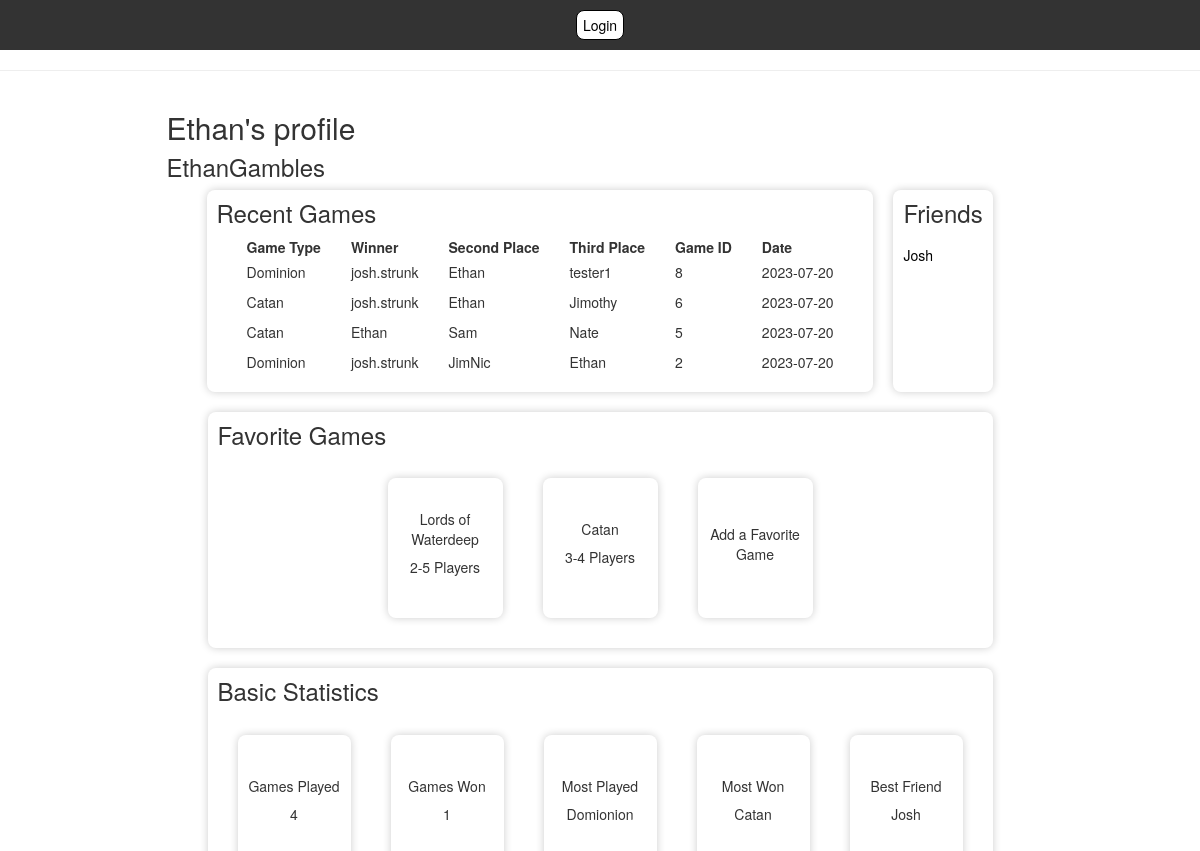
Screenshot of /profile?name=EthanGambles (signed in) with the database file from the repository.
### app.py (models this page shows)
class User(UserMixin, db.Model):
        id = db.Column(db.Integer, primary_key=True)
        fullname = db.Column(db.String(50), nullable=False)
        username = db.Column(db.String(15), nullable=False, unique=True)
        email = db.Column(db.String(50), nullable=False, unique=True)
        password = db.Column(db.String(80), nullable=False)
        favorites = db.relationship('SupportedGames', secondary=userFavorites, backref='favoritedby')
        friends = db.relationship('User', secondary=friends,
                                primaryjoin=(friends.c.user_id == id),
                                secondaryjoin=(friends.c.friend_id == id),
                                backref=db.backref('friend_of', lazy='dynamic'),
                                lazy='dynamic')

class DominionGame(db.Model):
    id = db.Column(db.Integer, primary_key=True)
    game_id = db.Column(db.Integer, nullable=False)
    winnerName = db.Column(db.String(50), nullable=False)
    winnerScore = db.Column(db.Integer, nullable=False)
    secondName = db.Column(db.String(50), nullable=False)
    secondScore = db.Column(db.Integer, nullable=False)
    thirdName = db.Column(db.String(50))
    thirdScore = db.Column(db.Integer)
    fourthName = db.Column(db.String(50))
    fourthScore = db.Column(db.Integer)
    date = db.Column(db.Date)

class CatanGame(db.Model):
    id = db.Column(db.Integer, primary_key=True)
    game_id = db.Column(db.Integer, nullable=False)
    winnerName = db.Column(db.String(50), nullable=False)
    winnerScore = db.Column(db.Integer, nullable=False)
    secondName = db.Column(db.String(50), nullable=False)
    secondScore = db.Column(db.Integer, nullable=False)
    thirdName = db.Column(db.String(50))
    thirdScore = db.Column(db.Integer)
    fourthName = db.Column(db.String(50))
    fourthScore = db.Column(db.Integer)
    date = db.Column(db.Date)

class SupportedGames(db.Model):
        id = db.Column(db.Integer, primary_key=True)
        gameName = db.Column(db.String(50))
        numPlayers = db.Column(db.String(50))

### app.py (the view, shortened to what this page needs)
@app.route('/profile')
@login_required
def profile():
    userName = request.args.get('name')
    if userName != 'current':
        user = User.query.filter_by(username=userName).first()
    else:
        user = current_user
    user_friends = user.friends.limit(5).all()
    recentGames = []
    dominion_games = DominionGame.query.filter(or_(
        DominionGame.winnerName == user.fullname,
        DominionGame.secondName == user.fullname,
        DominionGame.thirdName == user.fullname,
        DominionGame.fourthName == user.fullname,
        DominionGame.winnerName == user.username,
        DominionGame.secondName == user.username,
        DominionGame.thirdName == user.username,
        DominionGame.fourthName == user.username
    )).with_entities(DominionGame.game_id, DominionGame.winnerName, DominionGame.secondName, DominionGame.thirdName, DominionGame.date, literal('Dominion').label('game_type')).all()
    for game in dominion_games:
        new_game = {}
        if game.winnerName == user.username:
            new_game['winnerName'] = user.fullname
        else:
            new_game['winnerName'] = game.winnerName
        if game.secondName == user.username:
            new_game['secondName'] = user.fullname
        else:
            new_game['secondName'] = game.secondName
        if game.thirdName == user.username:
            new_game['thirdName'] = user.fullname
        else:
            new_game['thirdName'] = game.thirdName
        new_game['game_id'] = game.game_id
        new_game['game_type'] = 'Dominion'
        new_game['current_date'] = game.date
        recentGames.append(new_game)
    catan_games = CatanGame.query.filter(or_(
        CatanGame.winnerName == user.fullname,
        CatanGame.secondName == user.fullname,
        CatanGame.thirdName == user.fullname,
        CatanGame.fourthName == user.fullname,
        CatanGame.winnerName == user.username,
        CatanGame.secondName == user.username,
        CatanGame.thirdName == user.username,
        CatanGame.fourthName == user.username
    )).with_entities(CatanGame.game_id, CatanGame.winnerName, CatanGame.secondName, CatanGame.thirdName, CatanGame.date, literal('Catan').label('game_type')).all()
    for game in catan_games:
        new_game = {}
        if game.winnerName == user.username:
            new_game['winnerName'] = user.fullname
        else:
            new_game['winnerName'] = game.winnerName
        if game.secondName == user.username:
            new_game['secondName'] = user.fullname
        else:
            new_game['secondName'] = game.secondName
        if game.thirdName == user.username:
            new_game['thirdName'] = user.fullname
        else:
            new_game['thirdName'] = game.thirdName
        new_game['game_id'] = game.game_id
        new_game['game_type'] = 'Catan'
        new_game['current_date'] = game.date
        recentGames.append(new_game)
    lords_games = LordsofWaterdeepGame.query.filter(or_(
        LordsofWaterdeepGame.winnerName == user.fullname,
        LordsofWaterdeepGame.secondName == user.fullname,
        LordsofWaterdeepGame.thirdName == user.fullname,
        LordsofWaterdeepGame.fourthName == user.fullname,
        LordsofWaterdeepGame.winnerName == user.username,
        LordsofWaterdeepGame.secondName == user.username,
        LordsofWaterdeepGame.thirdName == user.username,
        LordsofWaterdeepGame.fourthName == user.username
    )).with_entities(LordsofWaterdeepGame.game_id, LordsofWaterdeepGame.winnerName, LordsofWaterdeepGame.secondName, LordsofWaterdeepGame.thirdName, LordsofWaterdeepGame.date, literal('Catan').label('game_type')).all()
    sortedGames = sorted(recentGames, key=lambda x: x['game_id'], reverse=True)
    top5Games = sortedGames[:5]
    games = user.favorites
    gameResults = []
    for game in games:
        game_name = game.gameName
        num_players = game.numPlayers
        gameResults.append((game_name, num_players))
    print(gameResults)
    for game_name, num_players in gameResults:
        print(f"{game_name} has {num_players}")
    gamesWon = calcGamesWon(user)
    gamesPlayed = calcGamesPlayed(user)
    mostPlayed = calcMostPlayed(user)
    mostWon = calcMostWon(user)
    bestFriend = calcBestFriend(user)
    profileStats = [gamesPlayed, gamesWon, mostPlayed, mostWon, bestFriend]
    return render_template('profile.html', user=user, friends=user_friends, recentGames = top5Games, favoriteGames=gameResults, profileStats = profileStats)

### app.py (called while the page is built)
@login_manager.user_loader
def load_user(user_id):
    return User.query.get(int(user_id))

def calcGamesWon(user):
    gamesWon = 0
    gamesWon += db.session.query(DominionGame).filter(or_(DominionGame.winnerName == user.username, DominionGame.winnerName == user.fullname)).count()
    gamesWon += db.session.query(CatanGame).filter(or_(CatanGame.winnerName == user.username, CatanGame.winnerName == user.fullname)).count()
    gamesWon += db.session.query(LordsofWaterdeepGame).filter(or_(LordsofWaterdeepGame.winnerName == user.username, LordsofWaterdeepGame.winnerName == user.fullname)).count()
    gamesWon += db.session.query(CoupGame).filter(or_(CoupGame.winnerName == user.username, CoupGame.winnerName == user.fullname)).count()
    gamesWon += db.session.query(LoveLetterGame).filter(or_(LoveLetterGame.winnerName == user.username, LoveLetterGame.winnerName == user.fullname)).count()
    return gamesWon

### profile.html (shortened to what this page needs)
<!DOCTYPE html>
<html lang="en">
<head>
    <link rel="stylesheet" href="https://cdn.jsdelivr.net/npm/bootstrap@3.3.7/dist/css/bootstrap.min.css">
    <link rel="stylesheet" href="{{ url_for('static', filename='css/baseStyles.css') }}">
</head>
<body>
    {% extends "base.html" %}
    {% import "bootstrap/wtf.html" as wtf %}
    {% block content %}
        <div id="content">
            <div>
                <h2 id="displayname">{{ user.fullname }}'s profile</h2>
                <h3 id="username">{{ user.username }}</h3>
                <div id="mainLayout">
                    <div  class="section">
                        <h3>Recent Games</h3>
                        <table>
                            <thead>
                              <tr>
                                <th>Game Type</th>
                                <th>Winner</th>
                                <th>Second Place</th>
                                <th>Third Place</th>
                                <th>Game ID</th>
                                <th>Date</th>
                              </tr>
                            </thead>
                            <tbody>
                              {% for game in recentGames %}
                              <tr>
                                <td>{{ game.game_type }}</td>
                                <td>{{ game.winnerName }}</td>
                                <td>{{ game.secondName }}</td>
                                <td>{{ game.thirdName }}</td>
                                <td>{{ game.game_id }}</td>
                                <td>{{ game.current_date }}</td>
                              </tr>
                              {% endfor %}
                            </tbody>
                        </table>
                    </div>
                    <div class="section" id="friends">
                        <h3>Friends</h3>
                        <div>
                            {% for friend in friends %}
                            <div style="margin-top: 10px;">
                                <a href="/profile?name={{ friend.username }}" class="friend">{{ friend.fullname }}</a>
                            </div>
                            {% endfor %}
                        </div>
                    </div>
                    <div class="section" id="favorites" style="width: 785px;">
                        <h3>Favorite Games</h3>
                        <div id="favGames">
                            {% for game in favoriteGames %}
                            <div class="miniCard">
                                <span>{{ game[0] }}</span>
                                <p>{{ game[1] }}</p>
                            </div>
                            {% endfor %}
                            <div id="addFavorite" class="miniCard Hide">
                                <span>Add a Favorite Game</span>
                            </div>
                        </div>
                    </div>
                    <div class="section" id="statistics" style="width: 785px;">
                        <h3>Basic Statistics</h3>
                        <div id="Stats">
                            <div class="miniCard">
                                <span>Games Played</span>
                                <p>{{ profileStats[0] }}</p>
                            </div>
                            <div class="miniCard">
                                <span>Games Won</span>
                                <p>{{ profileStats[1] }}</p>
                            </div>
                            <div class="miniCard">
                                <span>Most Played</span>
                                <p>{{ profileStats[2] }}</p>
                            </div>
                            <div class="miniCard">
                                <span>Most Won</span>
                                <p>{{ profileStats[3] }}</p>
                            </div>
                            <div class="miniCard">
                                <span>Best Friend</span>
                                <p>{{ profileStats[4] }}</p>
                            </div>
                        </div>
                    </div>
                </div>
            </div>
        </div>
    {% endblock %}

### baseStyles.css (style rules this page uses)
#content { display: flex; justify-content: center; }
#mainLayout { display: flex; justify-content: center; }
#mainLayout { width: 867px; display: flex; flex-direction: row; flex-wrap: wrap; }
.section { margin: 10px; border-radius: 8px; box-shadow: 0px 0px 8px rgba(0, 0, 0, 0.2); padding: 10px; }
#friends { width: 100px; display: flex; flex-direction: column; }
#username { margin: 0px; }
#displayname { margin-bottom: 10px; }
#friends h3 { margin-bottom: 8px; }
.section h3 { margin-top: 0px; }
#favGames { display: flex; flex-direction: row; justify-content: center; }
#Stats { display: flex; flex-direction: row; justify-content: center; }
.miniCard { display: flex; justify-content: center; align-items: center; flex-direction: column; width: 115px; height: 140px; margin: 20px; border-radius: 8px; box-shadow: 0px 0px 8px rgba(0, 0, 0, 0.2); padding: 10px; }
.miniCard span { text-align: center; margin-bottom: 8px; }
table { border-collapse: separate; border-spacing: 30px 0; }
tr td { padding-bottom: 10px; }
tr th { padding-bottom: 5px; }
a { text-decoration: none; }
.friend { text-decoration: none; color: black; }

### rows the page displays
User: fullname "Ethan", username "EthanGambles", secondName "Ethan" "Ethan", winnerName "Ethan", thirdName "Ethan"
DominionGame: winnerName "josh.strunk", thirdName "tester1"
CatanGame: winnerName "josh.strunk", thirdName "Jimothy"
CatanGame: secondName "Sam", thirdName "Nate"
DominionGame: winnerName "josh.strunk", secondName "JimNic"
User: fullname "Josh"
SupportedGames: gameName "Lords of Waterdeep", numPlayers "2-5 Players"
SupportedGames: gameName "Catan", numPlayers "3-4 Players"

### other values shown
{{ game.game_type }} "Dominion" "Catan" "Catan" "Dominion"
{{ game.game_id }} "8" "6" "5" "2"
{{ game.current_date }} "2023-07-20" "2023-07-20" "2023-07-20" "2023-07-20"
{{ profileStats[0] }} "4"
{{ profileStats[1] }} "1"
{{ profileStats[2] }} "Domionion"
